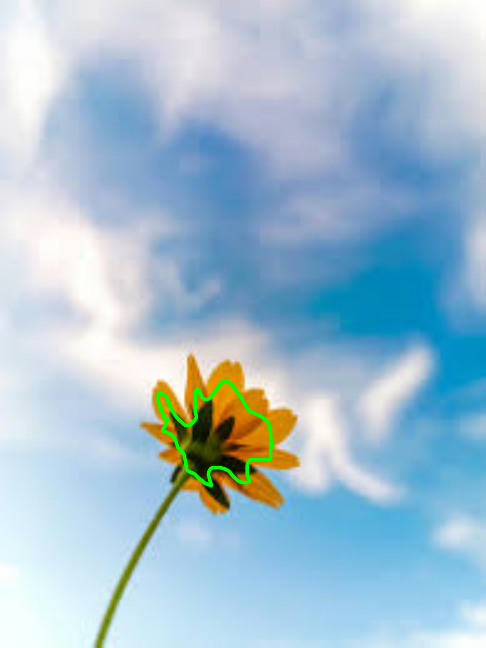
#> input picture foreground.png, 486 x 648 px
$ jupyter execute graph_cuts.ipynb
#> lines starting #> are read from the running program, lines starting #| are printed output that depends on the picture; after the words box and inside, x2 and y2 are one past the last pixel; in counts of white or black regions, pixels touching at a corner belong together
# Segmentation using Graph Cuts

[cell 1]
import cv2 as cv
import numpy as np
import maxflow
import matplotlib.pyplot as plt

[cell 2]
class GraphMaker:

    foreground = 1
    background = 0

    seeds = 0
    segmented = 1

    default = 0.5
    MAXIMUM = 1000000000

    def __init__(self):
        self.image = None
        self.graph = None
        self.overlay = None
        self.seed_overlay = None
        self.segment_overlay = None
        self.mask = None
        self.load_image('flower.png')
        self.background_seeds = []
        self.foreground_seeds = []
        self.background_average = np.array(3)
        self.foreground_average = np.array(3)
        self.nodes = []
        self.edges = []
        self.current_overlay = self.seeds

    def load_image(self, filename):
        self.image = cv.imread(filename)
        self.image = cv.cvtColor(self.image, cv.COLOR_BGR2RGB)
        self.graph = np.zeros_like(self.image)
        self.seed_overlay = np.zeros_like(self.image)
        self.segment_overlay = np.zeros_like(self.image)
        self.mask = None

    def add_seed(self, x, y, type):
        if self.image is None:
            print('Please load an image before adding seeds.')
        if type == self.background:
            if not self.background_seeds.__contains__((x, y)):
                self.background_seeds.append((x, y))
                cv.rectangle(self.seed_overlay, (x-1, y-1), (x+1, y+1), (0, 0, 255), -1)
        elif type == self.foreground:
            if not self.foreground_seeds.__contains__((x, y)):
                self.foreground_seeds.append((x, y))
                cv.rectangle(self.seed_overlay, (x-1, y-1), (x+1, y+1), (0, 255, 0), -1)

    def clear_seeds(self):
        self.background_seeds = []
        self.foreground_seeds = []
        self.seed_overlay = np.zeros_like(self.seed_overlay)

    def get_overlay(self):
        if self.current_overlay == self.seeds:
            return self.seed_overlay
        else:
            return self.segment_overlay

    def get_image_with_overlay(self, overlayNumber):
        if overlayNumber == self.seeds:
            return cv.addWeighted(self.image, 0.9, self.seed_overlay, 0.4, 0.1)
        else:
            return cv.addWeighted(self.image, 0.9, self.segment_overlay, 0.4, 0.1)

    def create_graph(self):
        if len(self.background_seeds) == 0 or len(self.foreground_seeds) == 0:
            print("Please enter at least one foreground and background seed.")
            return

        print("Making graph")
        print("Finding foreground and background averages")
        self.find_averages()

        print("Populating nodes and edges")
        self.populate_graph()

        print("Cutting graph")

        # STUFF WORKS TILL HERE
        self.cut_graph()

    def find_averages(self):
        self.graph = np.zeros((self.image.shape[0], self.image.shape[1]))
        print(self.graph.shape)
        self.graph.fill(self.default)
        self.background_average = np.zeros(3)
        self.foreground_average = np.zeros(3)

        for coordinate in self.background_seeds:
            self.graph[coordinate[1] - 1, coordinate[0] - 1] = 0
            #self.background_average += self.image[coordinate[1], coordinate[0]]

        #self.background_average /= len(self.background_seeds)

        for coordinate in self.foreground_seeds:
            self.graph[coordinate[1] - 1, coordinate[0] - 1] = 1
            #self.foreground_average += self.image[coordinate[1], coordinate[0]]

        #self.foreground_average /= len(self.foreground_seeds)

    def populate_graph(self):
        self.nodes = []
        self.edges = []

        # make all s and t connections for the graph
        for (y, x), value in np.ndenumerate(self.graph):
            # this is a background pixel
            if value == 0.0:
                self.nodes.append((self.get_node_num(x, y, self.image.shape), self.MAXIMUM, 0))

            # this is a foreground node
            elif value == 1.0:
                self.nodes.append((self.get_node_num(x, y, self.image.shape), 0, self.MAXIMUM))

            else:
                '''d_f = np.power(self.image[y, x] - self.foreground_average, 2)
                d_b = np.power(self.image[y, x] - self.background_average, 2)
                d_f = np.sum(d_f)
                d_b = np.sum(d_b)
                e_f = d_f / (d_f + d_b)
                e_b = d_b / (d_f + d_b)'''
                self.nodes.append((self.get_node_num(x, y, self.image.shape), 0, 0))

                '''if e_f > e_b:
                    self.graph[y, x] = 1.0
                else:
                    self.graph[y, x] = 0.0'''

        for (y, x), value in np.ndenumerate(self.graph):
            if y == self.graph.shape[0] - 1 or x == self.graph.shape[1] - 1:
                continue
            my_index = self.get_node_num(x, y, self.image.shape)

            neighbor_index = self.get_node_num(x+1, y, self.image.shape)
            g = 1 / (1 + np.sum(np.power(self.image[y, x] - self.image[y, x+1], 2)))
            self.edges.append((my_index, neighbor_index, g))

            neighbor_index = self.get_node_num(x, y+1, self.image.shape)
            g = 1 / (1 + np.sum(np.power(self.image[y, x] - self.image[y+1, x], 2)))
            self.edges.append((my_index, neighbor_index, g))

    def cut_graph(self):
        self.segment_overlay = np.zeros_like(self.segment_overlay)
        self.mask = np.zeros_like(self.image, dtype=bool)
        g = maxflow.Graph[float](len(self.nodes), len(self.edges))
        nodelist = g.add_nodes(len(self.nodes))

        for node in self.nodes:
            g.add_tedge(nodelist[node[0]], node[1], node[2])

        for edge in self.edges:
            g.add_edge(edge[0], edge[1], edge[2], edge[2])

        flow = g.maxflow()

        for index in range(len(self.nodes)):
            if g.get_segment(index) == 1:
                xy = self.get_xy(index, self.image.shape)
                self.segment_overlay[xy[1], xy[0]] = (255, 0, 255)
                self.mask[xy[1], xy[0]] = (True, True, True)

    def swap_overlay(self, overlay_num):
        self.current_overlay = overlay_num

    def save_image(self, filename):
        if self.mask is None:
            print('Please segment the image before saving.')
            return

        to_save = np.zeros_like(self.image)

        np.copyto(to_save, self.image, where=self.mask)
        cv.imwrite(str(filename), to_save)

    @staticmethod
    def get_node_num(x, y, array_shape):
        return y * array_shape[1] + x

    @staticmethod
    def get_xy(nodenum, array_shape):
        return (nodenum % array_shape[1]), (nodenum / array_shape[1])

[cell 3]
image = cv.imread('foreground.png')
#> image is the input picture: shape (648, 486, 3); mean B, G, R 208.8, 191.3, 162.7
image = cv.cvtColor(image, cv.COLOR_BGR2RGB)
lower_green = np.array([0, 250, 0])
upper_green = np.array([10, 255, 10])
foreground_mask = cv.inRange(image, lower_green, upper_green)
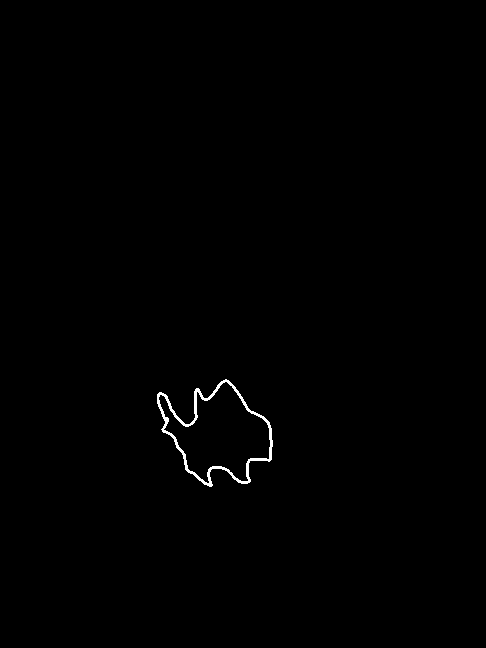
#> foreground_mask: shape (648, 486); 0.41% white in thin lines or dots, all inside (x1, y1, x2, y2) = (157, 379, 273, 487)
image[foreground_mask > 0] = (255, 0, 255)
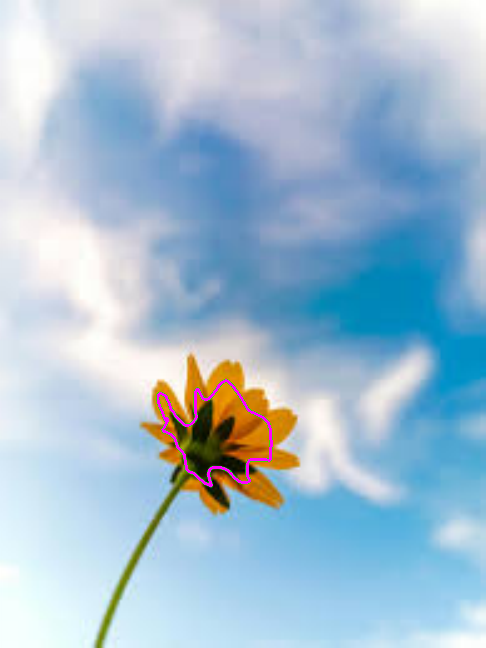
#> image: shape (648, 486, 3); mean R, G, B 163.7, 190.2, 209.8
plt.imshow(image)

[cell 4]
image = cv.imread('background.png')
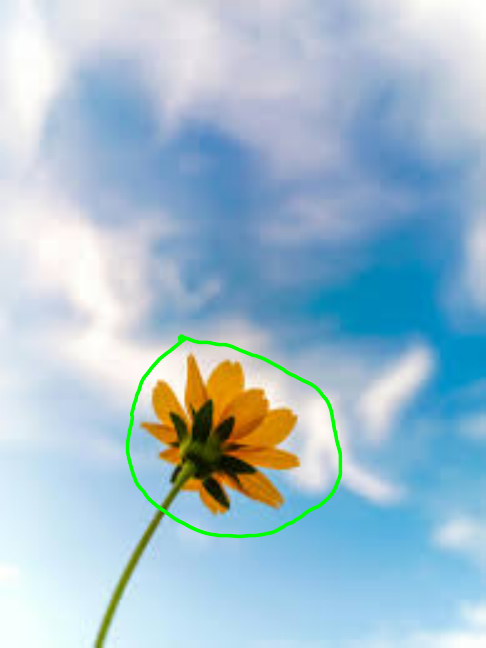
#> input picture background.png, 486 x 648 px
#> image is the input picture: shape (648, 486, 3); mean B, G, R 207.1, 190.9, 162.1
image = cv.cvtColor(image, cv.COLOR_BGR2RGB)
lower_green = np.array([0, 250, 0])
upper_green = np.array([10, 255, 10])
background_mask = cv.inRange(image, lower_green, upper_green)
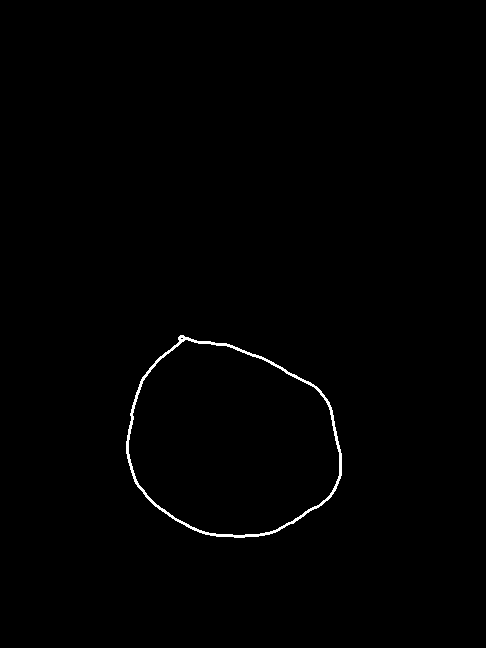
#> background_mask: shape (648, 486); 0.59% white in thin lines or dots, all inside (x1, y1, x2, y2) = (126, 335, 342, 538)
image[background_mask > 0] = (255, 0, 255)
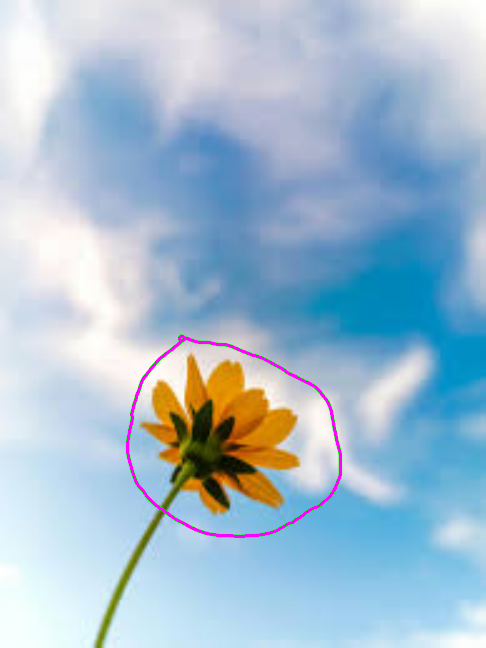
#> image: shape (648, 486, 3); mean R, G, B 163.6, 189.4, 208.7
plt.imshow(image)

[cell 5]
graphcut = GraphMaker()
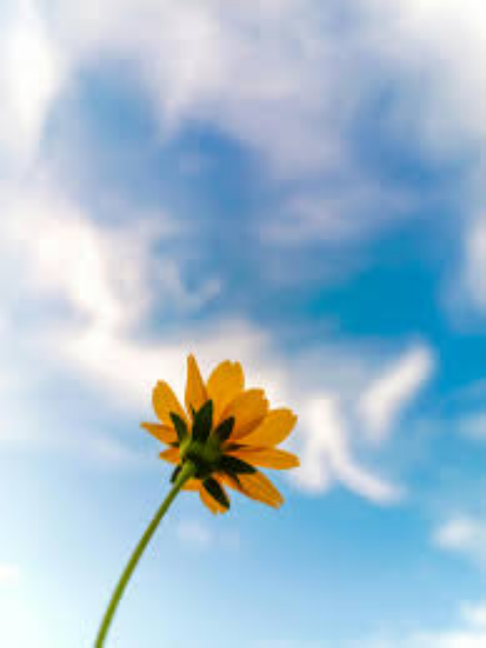
#> input picture flower.png, 486 x 648 px
#> in load_image, self.image is the input picture: shape (648, 486, 3); mean B, G, R 208.8, 190.5, 163.5

[cell 6]
# go through the mask and add the seeds
for (y, x), value in np.ndenumerate(foreground_mask):
    if value == 255:
        graphcut.add_seed(x, y, GraphMaker.foreground)

[cell 7]
for (y, x), value in np.ndenumerate(background_mask):
    if value == 255:
        graphcut.add_seed(x, y, GraphMaker.background)

[cell 8]
plt.imshow(graphcut.get_image_with_overlay(GraphMaker.seeds))
#> in get_image_with_overlay, `return cv.addWeighted(self.image, 0.9, self.seed_overlay, 0.4, 0.1)`:
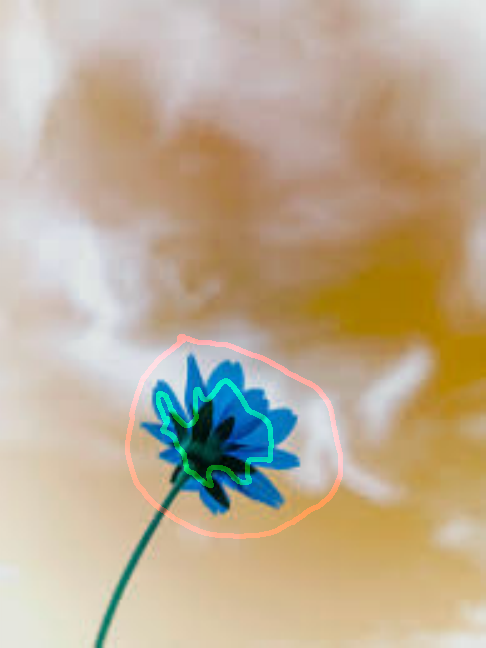
#> returned value: shape (648, 486, 3); mean of channels 0, 1, 2 147.2, 172.3, 188.6; drawn as B, G, R

[cell 9]
# create the graph
graphcut.create_graph()
#| (648, 486)
#> in find_averages, `self.graph.fill(self.default)`: self.graph: shape (648, 486) float64; every value is 0.5
#> after the loop in populate_graph, `for (y, x), value in np.ndenumerate(self.graph):`: self.edges = 627590 items
#> (the call stopped at in cut_graph, `g = maxflow.Graph[float](len(self.nodes), len(self.edges))`: maxflow is not available in this run)

[cell 10]
len(graphcut.edges)
#> Out = 627590

[cell 11]
# print the source and sink values
sources = 0
sinks = 0
for node in graphcut.nodes:
    if node[1] == 0:
        sources += 1
    if node[2] == 0:
        sinks += 1
#> this loop made 314928 passes
#> node on passes 1 to 12: (0, 0, 0), (1, 0, 0), (2, 0, 0), (3, 0, 0), (4, 0, 0), (5, 0, 0), (6, 0, 0), (7, 0, 0), (8, 0, 0), (9, 0, 0), (10, 0, 0), (11, 0, 0)
#> after the loop, sinks = 313644; sources = 313062

print('Sources: ' + str(sources))
#| Sources: 313062
print('Sinks: ' + str(sinks))
#| Sinks: 313644

[cell 12]
image.shape
#> Out = (648, 486, 3)
